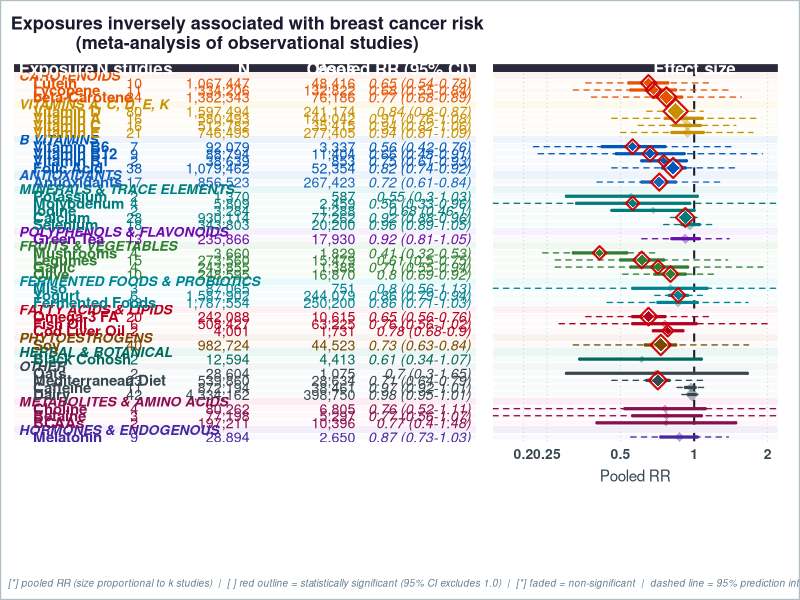
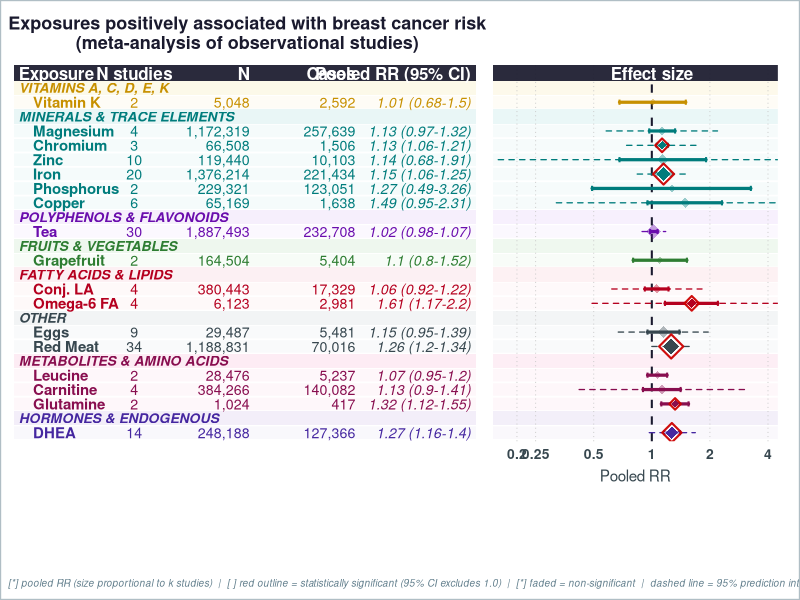
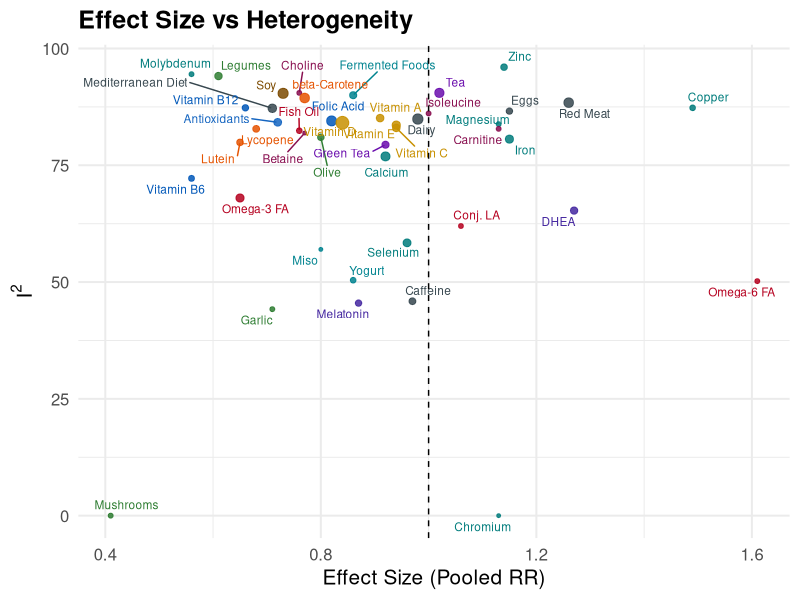
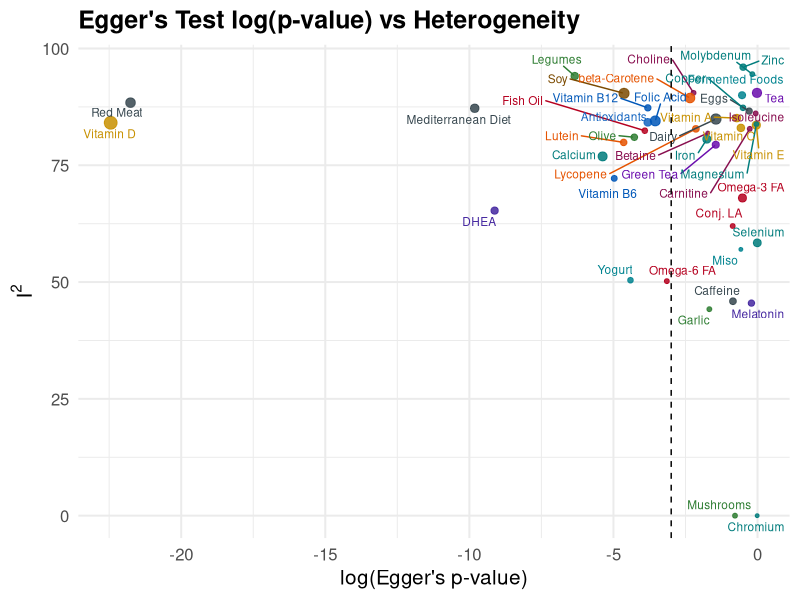

Recreate these plots in R, in order.
# =============================================================================
# Combined analysis plots — Forest plots + Scatter diagnostic plots
# Data: exposures_meta_analysis_final_combined.xlsx
# =============================================================================
setwd('C:/Users/mde4023/Downloads/MetaFemina/Plot')
library(tidyverse)
library(scales)
library(readxl)
library(stringr)
library(cowplot)
library(ggtext)
library(ggrepel)
library(patchwork)

for (pkg in c("ggtext", "cowplot", "ggrepel", "patchwork")) {
  if (!requireNamespace(pkg, quietly = TRUE)) install.packages(pkg)
}

output_dir <- "."
dir.create(output_dir, showWarnings = FALSE, recursive = TRUE)

# =============================================================================
# 1. Read & clean data
# ============================================================================= View(dat_clean)

raw <- read_excel("exposures_meta_analysis_final_combined.xlsx")

# Standardise column names
names(raw) <- c(
  "Exposure", "n_studies", "pooled_es_num",
  "ci_low", "ci_high",
  "pi_low", "pi_high",
  "I2", "eggers_p",
  "Total_N", "N_cases"
)

dat_clean <- raw %>%
  mutate(
    # Reconstruct a display string  "OR (low–high)" for the table column
    pooled_ci_lab = paste0(
      pooled_es_num,
      " (", ci_low, "-", ci_high, ")"
    ),
    N_lab     = comma(Total_N),
    Cases_lab = comma(N_cases),
    sig = ifelse((ci_high < 1 | ci_low > 1), "Significant", "Not significant"),
    direction = case_when(
      pooled_es_num < 1 ~ "Protective",
      pooled_es_num > 1 ~ "Harmful",
      TRUE              ~ "Neutral"
    )
  )

# =============================================================================
# 2. Group mapping, order & colour palettes  (unchanged from original)
# =============================================================================

group_map <- tribble(
  ~Exposure,                  ~Group,
  "eggs",                     "Other",
  "dairy",                    "Other",
  "red_meat",             "Other",
  "fermented_foods",          "Fermented Foods & Probiotics",
  "skyr",                     "Fermented Foods & Probiotics",
  "hemp_seeds",               "Fatty Acids & Lipids",
  "kefir",                    "Fermented Foods & Probiotics",
  "legumes",                  "Fruits & Vegetables",
  "chia_seeds",               "Fatty Acids & Lipids",
  "oats",                     "Other",
  "flax",                     "Phytoestrogens",
  "vitamin_b2",               "B Vitamins",
  "cesium",                   "Minerals & Trace Elements",
  "quercetin",                "Polyphenols & Flavonoids",
  "vitamin_b6",               "B Vitamins",
  "fish_oil",                 "Fatty Acids & Lipids",
  "grape",                    "Fruits & Vegetables",
  "lutein",                   "Carotenoids",
  "molybdenum",               "Minerals & Trace Elements",
  "garlic",                   "Fruits & Vegetables",
  "lycopene",                 "Carotenoids",
  "soy",                      "Phytoestrogens",
  "pantothenic_acid",         "B Vitamins",
  "resveratrol",              "Polyphenols & Flavonoids",
  "vitamin_a",                "Vitamins A, C, D, E, K",
  "vitamin_b1",               "B Vitamins",
  "mediterranean_diet",       "Other",
  "cod_liver_oil",            "Fatty Acids & Lipids",
  "antioxidants",             "Antioxidants",
  "betaine",                  "Metabolites & Amino Acids",
  "beta-carotene",            "Carotenoids",
  "choline",                  "Metabolites & Amino Acids",
  "magnesium",                "Minerals & Trace Elements",
  "olive",                    "Fruits & Vegetables",
  "vitamin_c",                "Vitamins A, C, D, E, K",
  "flaxseed",                 "Phytoestrogens",
  "iodine",                   "Minerals & Trace Elements",
  "green_tea",                "Polyphenols & Flavonoids",
  "mushrooms",                "Fruits & Vegetables",
  "calcium",                  "Minerals & Trace Elements",
  "copper",                   "Minerals & Trace Elements",
  "folic_acid",               "B Vitamins",
  "selenium",                 "Minerals & Trace Elements",
  "potassium",                "Minerals & Trace Elements",
  "vitamin_b12",              "B Vitamins",
  "tea",                      "Polyphenols & Flavonoids",
  "mineral_supplements",      "Minerals & Trace Elements",
  "papaya",                   "Fruits & Vegetables",
  "bcaas",                    "Metabolites & Amino Acids",
  "vitamin_e",                "Vitamins A, C, D, E, K",
  "vitamin_d",                "Vitamins A, C, D, E, K",
  "omega-3_fatty_acids",      "Fatty Acids & Lipids",
  "caffeine",                 "Other",
  "alcohol",                  "Other",
  "leucine",                  "Metabolites & Amino Acids",
  "iron",                     "Minerals & Trace Elements",
  "isoleucine",               "Metabolites & Amino Acids",
  "protein_intake",           "Metabolites & Amino Acids",
  "conjugated_linoleic_acid", "Fatty Acids & Lipids",
  "grapefruit",               "Fruits & Vegetables",
  "creatine",                 "Metabolites & Amino Acids",
  "chromium",                 "Minerals & Trace Elements",
  "glutamine",                "Metabolites & Amino Acids",
  "melatonin",                "Hormones & Endogenous",
  "vitamin_k",                "Vitamins A, C, D, E, K",
  "zinc",                     "Minerals & Trace Elements",
  "carnitine",                "Metabolites & Amino Acids",
  "dehydroepiandrosterone",   "Hormones & Endogenous",
  "cannabidiol",              "Herbal & Botanical",
  "phosphorus",               "Minerals & Trace Elements",
  "ginseng",                  "Herbal & Botanical",
  "vitamin_b3",               "B Vitamins",
  "omega-6_fatty_acids",      "Fatty Acids & Lipids",
  "ginkgo",                   "Herbal & Botanical",
  "coenzyme_q10",             "Antioxidants",
  "sauerkraut",               "Fermented Foods & Probiotics",
  "red_clover",               "Phytoestrogens",
  "black_cohosh",             "Herbal & Botanical",
  "n-acetylcysteine",         "Antioxidants",
  "miso",                     "Fermented Foods & Probiotics",
  "manganese",                "Minerals & Trace Elements",
  "yogurt",                   "Fermented Foods & Probiotics",
  "glucosamine",              "Metabolites & Amino Acids",
  "sage",                     "Herbal & Botanical",
  "pickled_vegetables",       "Fermented Foods & Probiotics",
  "lactobacillus",            "Fermented Foods & Probiotics"
)

group_order <- c(
  "Carotenoids",
  "Vitamins A, C, D, E, K",
  "B Vitamins",
  "Antioxidants",
  "Minerals & Trace Elements",
  "Polyphenols & Flavonoids",
  "Fruits & Vegetables",
  "Fermented Foods & Probiotics",
  "Fatty Acids & Lipids",
  "Phytoestrogens",
  "Herbal & Botanical",
  "Other",
  "Metabolites & Amino Acids",
  "Hormones & Endogenous"
)

group_colors <- c(
  "B Vitamins"               = "#0057B8",
  "Carotenoids"              = "#E55300",
  "Minerals & Trace Elements"= "#007C7C",
  "Fruits & Vegetables"      = "#2E7D32",
  "Vitamins A, C, D, E, K"     = "#C79000",
  "Polyphenols & Flavonoids" = "#6A0DAD",
  "Fermented Foods & Probiotics" = "#00838F",
  "Fatty Acids & Lipids"     = "#B5001F",
  "Phytoestrogens"           = "#7B4A00",
  "Other"                    = "#37474F",
  "Herbal & Botanical"       = "#00695C",
  "Metabolites & Amino Acids"= "#880E4F",
  "Hormones & Endogenous"    = "#4527A0",
  "Antioxidants"             = "#1565C0"
)

group_bg <- c(
  "B Vitamins"               = "#E3EEFA",
  "Carotenoids"              = "#FDEEE6",
  "Minerals & Trace Elements"= "#DFF2F2",
  "Fruits & Vegetables"      = "#E6F4E6",
  "Vitamins A, C, D, E, K"     = "#FBF6E0",
  "Polyphenols & Flavonoids" = "#F2E8FB",
  "Fermented Foods & Probiotics" = "#E0F7FA",
  "Fatty Acids & Lipids"     = "#FBEAED",
  "Phytoestrogens"           = "#F5EDE6",
  "Other"                    = "#ECEFF1",
  "Herbal & Botanical"       = "#E0F2EF",
  "Metabolites & Amino Acids"= "#FCE4EF",
  "Hormones & Endogenous"    = "#EDE7F6",
  "Antioxidants"             = "#E3EEF9"
)

missing_group_map <- setdiff(unique(dat_clean$Exposure), group_map$Exposure)
if (length(missing_group_map) > 0) {
  stop(
    "Missing exposure group mapping for: ",
    paste(sort(missing_group_map), collapse = ", ")
  )
}

# =============================================================================
# 3. Helper: pretty exposure labels
# =============================================================================

prettify_exposure <- function(x) {
  x %>%
    str_replace_all("_", " ") %>%
    str_to_title() %>%
    str_replace("Bcaas",                   "BCAAs") %>%
    str_replace("Beta-Carotene",            "beta-Carotene") %>%
    str_replace("Omega-3 Fatty Acids",      "Omega-3 FA") %>%
    str_replace("Omega-6 Fatty Acids",      "Omega-6 FA") %>%
    str_replace("Conjugated Linoleic Acid", "Conj. LA") %>%
    str_replace("Mineral Supplements",      "Minerals") %>%
    str_replace("Dehydroepiandrosterone",   "DHEA")
}

# =============================================================================
# 4. Forest plot helpers  (identical logic to original)
# =============================================================================

prepare_dat <- function(dat_clean, dir) {
  dat_clean %>%
    filter(n_studies > 1) %>%
    left_join(group_map, by = "Exposure") %>%
    mutate(
      Group          = replace_na(Group, "Other"),
      Exposure_label = prettify_exposure(Exposure),
      Group          = factor(Group, levels = group_order)
    ) %>%
    filter(direction == dir) %>%
    arrange(Group, pooled_es_num) %>%
    mutate(row = row_number())
}

build_plot_rows <- function(df) {
  groups_present <- df %>%
    group_by(Group) %>%
    summarise(n = n(), .groups = "drop") %>%
    arrange(match(Group, c(group_order, "Other")))
  
  plot_row   <- integer(nrow(df))
  label_rows <- list()
  current_row <- 1
  
  for (i in seq_len(nrow(groups_present))) {
    grp   <- as.character(groups_present$Group[i])
    n_grp <- groups_present$n[i]
    
    label_rows[[i]] <- tibble(plot_row = current_row, Group = grp, is_label = TRUE)
    current_row <- current_row + 1
    
    idx <- which(as.character(df$Group) == grp)
    plot_row[idx] <- seq(current_row, current_row + n_grp - 1)
    current_row <- current_row + n_grp
  }
  
  df$plot_row <- plot_row
  list(df = df, labels = bind_rows(label_rows), total_rows = current_row - 1)
}

# ---- Table panel ----
make_table_panel <- function(df, label_df, total_rows, title_text, fs = 3.8) {
  header_y <- 0
  y_lim    <- c(total_rows + 0.6, -0.65)
  
  ggplot() +
    geom_rect(data = df,
              aes(ymin = plot_row - 0.5, ymax = plot_row + 0.5,
                  xmin = -0.05, xmax = 4.75, fill = as.character(Group)),
              alpha = 0.30, inherit.aes = FALSE) +
    scale_fill_manual(values = group_bg, guide = "none") +
    geom_hline(yintercept = seq(0.5, total_rows + 0.5, 1),
               color = "white", linewidth = 0.6) +
    geom_rect(data = label_df,
              aes(ymin = plot_row - 0.5, ymax = plot_row + 0.5,
                  xmin = -0.05, xmax = 4.75, fill = Group),
              alpha = 0.70, inherit.aes = FALSE) +
    geom_text(data = label_df,
              aes(x = 0.0, y = plot_row, label = toupper(Group), color = Group),
              hjust = 0, size = fs - 0.3, fontface = "bold.italic", inherit.aes = FALSE) +
    scale_color_manual(values = group_colors, guide = "none") +
    geom_text(data = df,
              aes(x = 0.15, y = plot_row, label = Exposure_label,
                  color = as.character(Group)),
              hjust = 0, size = fs, fontface = "bold", inherit.aes = FALSE) +
    geom_text(data = df,
              aes(x = 1.2, y = plot_row, label = as.character(n_studies),
                  color = as.character(Group)),
              hjust = 0.5, size = fs - 0.2, inherit.aes = FALSE) +
    geom_text(data = df,
              aes(x = 2.4, y = plot_row, label = N_lab,
                  color = as.character(Group)),
              hjust = 1, size = fs - 0.2, inherit.aes = FALSE) +
    geom_text(data = df,
              aes(x = 3.5, y = plot_row, label = Cases_lab,
                  color = as.character(Group)),
              hjust = 1, size = fs - 0.2, inherit.aes = FALSE) +
    geom_text(data = df,
              aes(x = 4.7, y = plot_row, label = pooled_ci_lab,
                  color = as.character(Group)),
              hjust = 1, size = fs - 0.2, fontface = "italic", inherit.aes = FALSE) +
    annotate("rect",
             xmin = -0.05, xmax = 4.75, ymin = -0.60, ymax = 0.50,
             fill = "#1A1A2E", alpha = 0.93) +
    annotate("text", x = 0.0, y = header_y, label = "Exposure",
             hjust = 0, fontface = "bold", size = fs + 0.5, color = "white") +
    annotate("text", x = 1.2, y = header_y, label = "N studies",
             hjust = 0.5, fontface = "bold", size = fs + 0.5, color = "white") +
    annotate("text", x = 2.4, y = header_y, label = "N",
             hjust = 1, fontface = "bold", size = fs + 0.5, color = "white") +
    annotate("text", x = 3.5, y = header_y, label = "Cases",
             hjust = 1, fontface = "bold", size = fs + 0.5, color = "white") +
    annotate("text", x = 4.7, y = header_y, label = "Pooled RR (95% CI)",
             hjust = 1, fontface = "bold", size = fs + 0.5, color = "white") +
    scale_x_continuous(limits = c(-0.05, 4.8), expand = c(0, 0)) +
    scale_y_continuous(limits = y_lim, trans = "reverse", expand = c(0, 0)) +
    labs(title = title_text) +
    theme_void() +
    theme(
      plot.title      = element_text(face = "bold", hjust = 0.5, size = 13,
                                     color = "#1A1A2E", margin = margin(b = 8, t = 4)),
      plot.background = element_rect(fill = "white", color = NA),
      plot.margin     = margin(8, 4, 8, 10)
    )
}

# ---- Forest panel ----
make_forest_panel <- function(df, label_df, total_rows, xlim_max = 2.5, fs = 3.8) {
  header_y <- 0
  y_lim    <- c(total_rows + 0.6, -0.65)
  # Forest panel x-axis settings
  xlim_min <- 0.15
  x_breaks_all <- c(0.2, 0.25, 0.5, 1, 2, 4)
  x_breaks <- x_breaks_all[x_breaks_all >= xlim_min & x_breaks_all <= xlim_max]
  ggplot() +
    geom_rect(data = df,
              aes(ymin = plot_row - 0.5, ymax = plot_row + 0.5,
                  xmin = xlim_min, xmax = xlim_max, fill = as.character(Group)),
              alpha = 0.28, inherit.aes = FALSE) +
    scale_fill_manual(values = group_bg, guide = "none") +
    geom_hline(yintercept = seq(0.5, total_rows + 0.5, 1),
               color = "white", linewidth = 0.6) +
    geom_rect(data = label_df,
              aes(ymin = plot_row - 0.5, ymax = plot_row + 0.5,
                  xmin = xlim_min, xmax = xlim_max, fill = Group),
              alpha = 0.65, inherit.aes = FALSE) +
    geom_vline(xintercept = x_breaks[x_breaks != 1],
               color = "grey78", linewidth = 0.3, linetype = "dotted") +
    geom_vline(xintercept = 1,
               linetype = "dashed", linewidth = 0.7, color = "#1A1A2E") +
    # CI whiskers
    # CI whisker (main horizontal line)
    geom_segment(data = df,
                 aes(x    = pmax(ci_low,  xlim_min),
                     xend = pmin(ci_high, xlim_max),
                     y = plot_row, yend = plot_row,
                     color = as.character(Group)),
                 linewidth = 1.1, lineend = "round", inherit.aes = FALSE) +
    
    # Left end-cap tick — only draw if ci_low is within range
    geom_segment(data = df %>% filter(ci_low >= xlim_min),
                 aes(x = ci_low, xend = ci_low,
                     y = plot_row - 0.18, yend = plot_row + 0.18,
                     color = as.character(Group)),
                 linewidth = 0.7, inherit.aes = FALSE) +
    
    # Right end-cap tick — only draw if ci_high is within range
    geom_segment(data = df %>% filter(ci_high <= xlim_max),
                 aes(x = ci_high, xend = ci_high,
                     y = plot_row - 0.18, yend = plot_row + 0.18,
                     color = as.character(Group)),
                 linewidth = 0.7, inherit.aes = FALSE) +
    # Prediction interval whiskers (dashed, thinner) — only where available
    geom_segment(data = df %>% filter(!is.na(pi_low) & !is.na(pi_high)),
                 aes(x = pmax(pi_low, xlim_min), xend = pmin(pi_high, xlim_max),
                     y = plot_row, yend = plot_row,
                     color = as.character(Group)),
                 linewidth = 0.45, linetype = "dashed",
                 lineend = "round", inherit.aes = FALSE) +
    # Non-significant diamonds
    geom_point(data = df %>% filter(sig == "Not significant"),
               aes(x = pooled_es_num, y = plot_row,
                   color = as.character(Group), size = n_studies),
               shape = 18, alpha = 0.38, inherit.aes = FALSE) +
    # Significant: white halo + coloured diamond + red outline
    geom_point(data = df %>% filter(sig == "Significant"),
               aes(x = pooled_es_num, y = plot_row, size = n_studies * 1.9),
               shape = 18, color = "white", alpha = 0.55, inherit.aes = FALSE) +
    geom_point(data = df %>% filter(sig == "Significant"),
               aes(x = pooled_es_num, y = plot_row,
                   color = as.character(Group), size = n_studies),
               shape = 18, alpha = 1.0, inherit.aes = FALSE) +
    geom_point(data = df %>% filter(sig == "Significant"),
               aes(x = pooled_es_num, y = plot_row, size = n_studies * 0.9),
               shape = 5, color = "#CC0000", stroke = 1.1, alpha = 0.95,
               inherit.aes = FALSE) +
    # Header bar
    annotate("rect",
             xmin = xlim_min, xmax = xlim_max, ymin = -0.60, ymax = 0.50,
             fill = "#1A1A2E", alpha = 0.93) +
    annotate("text", x = 1, y = header_y, label = "Effect size", hjust = 0.5,
             fontface = "bold", size = fs + 0.5, color = "white") +
    scale_x_log10(
      limits = c(xlim_min, xlim_max),
      breaks = x_breaks,
      labels = as.character(x_breaks),
      expand = c(0, 0)
    )+
    scale_y_continuous(limits = y_lim, trans = "reverse", expand = c(0, 0)) +
    scale_color_manual(
      values = group_colors,
      name   = "Exposure group",
      guide  = guide_legend(
        ncol           = 5,
        override.aes   = list(shape = 15, size = 4.8, alpha = 1),
        title.position = "top",
        title.hjust    = 0,
        byrow          = TRUE
      )
    ) +
    scale_size_continuous(range = c(2.0, 6.5), guide = "none") +
    labs(x = "Pooled RR", y = NULL) +
    theme_minimal(base_size = 11) +
    theme(
      axis.text.y      = element_blank(),
      axis.ticks.y     = element_blank(),
      axis.text.x      = element_text(size = 10, color = "#37474F", face = "bold"),
      axis.title.x     = element_text(size = 11, color = "#37474F", margin = margin(t = 6)),
      panel.grid       = element_blank(),
      legend.position  = "bottom",
      legend.text      = element_text(size = 8.2,  color = "#1A1A2E"),
      legend.title     = element_text(size = 9.2, color = "#1A1A2E", face = "bold"),
      legend.key.size  = unit(0.48, "cm"),
      legend.spacing.x = unit(0.28, "cm"),
      legend.margin    = margin(t = 2, r = 0, b = 2, l = 0),
      plot.background  = element_rect(fill = "white", color = NA),
      plot.margin      = margin(8, 16, 8, 2)
    )
}

# ---- Caption ----
make_caption <- function(direction) {
  side <- if (direction == "Protective") {
    "RR < 1 = inversely associated with breast cancer risk."
  } else {
    "RR > 1 = positively associated with breast cancer risk."
  }
  paste0(
    "[*] pooled RR (size proportional to k studies)  |  ",
    "[ ] red outline = statistically significant (95% CI excludes 1.0)  |  ",
    "[*] faded = non-significant  |  dashed line = 95% prediction interval  |  "
  )
}

# ---- Compose & save ----
save_forest_figure <- function(direction, title_text, xlim_max, filename) {
  output_path <- file.path(output_dir, filename)
  df_raw     <- prepare_dat(dat_clean, direction)
  built      <- build_plot_rows(df_raw)
  df         <- built$df
  label_df   <- built$labels
  total_rows <- built$total_rows
  
  tbl        <- make_table_panel(df, label_df, total_rows, title_text)
  fst        <- make_forest_panel(df, label_df, total_rows, xlim_max)
  legend_grob <- get_legend(fst)
  fst_no_leg  <- fst + theme(legend.position = "none")
  
  caption_grob <- ggdraw() +
    draw_label(make_caption(direction),
               x = 0.01, hjust = 0, size = 7.2,
               color = "#607D8B", fontface = "italic")
  
  combined <- plot_grid(
    plot_grid(tbl, fst_no_leg,
              ncol = 2, rel_widths = c(1.55, 1),
              align = "h", axis = "tb"),
    legend_grob,
    caption_grob,
    ncol        = 1,
    rel_heights = c(1, 0.14, 0.07)
  )
  
  final <- ggdraw(combined) +
    draw_line(x = c(0, 1, 1, 0, 0),
              y = c(0, 0, 1, 1, 0),
              color = "#B0BEC5", linewidth = 0.8)
  
  ggsave(output_path,
         plot = final, width = 297, height = 250,
         units = "mm", device = "pdf", dpi = 300)
  message("Saved: ", output_path)
  invisible(final)
}

# =============================================================================
# 5. Scatter / diagnostic plots  (Plot.R style, adapted for new columns)
#    Two separate functions — one per plot
# =============================================================================

# Shared helper: build the filtered + labelled data frame
build_scatter_df <- function(dat_clean, min_studies = 2) {
  dat_clean %>%
    filter(n_studies > min_studies) %>%
    left_join(group_map, by = "Exposure") %>%
    mutate(
      Group          = replace_na(Group, "Other"),
      Group          = factor(Group, levels = group_order),
      exposure_label = prettify_exposure(Exposure),
      log_eggers_p   = log(eggers_p)   # natural log, same as original
    )
}

# ---- Plot 1: Effect Size vs I² ----
make_es_heterogeneity_plot <- function(dat_clean, min_studies = 2,
                                       filename = "plot_es_vs_heterogeneity.pdf") {
  output_path <- file.path(output_dir, filename)
  
  plot_df <- build_scatter_df(dat_clean, min_studies)
  
  p <- ggplot(plot_df,
              aes(x = pooled_es_num, y = I2, color = as.character(Group))) +
    geom_point(aes(size = n_studies), alpha = 0.85) +
    geom_text_repel(aes(label = exposure_label), size = 3, max.overlaps = 20) +
    geom_vline(xintercept = 1, linetype = "dashed") +
    scale_color_manual(values = group_colors, guide = "none") +
    scale_size_continuous(range = c(1, 4), name = "Number of studies") +
    labs(
      title = "Effect Size vs Heterogeneity",
      x     = "Effect Size (Pooled RR)",
      y     = expression(I^2)
    ) +
    theme_minimal(base_size = 15) +
    theme(
      legend.position = "none",
      plot.title      = element_text(face = "bold")
    )
  
  ggsave(output_path,
         plot = p, width = 210, height = 210,
         units = "mm", device = "pdf", dpi = 300)
  message("Saved: ", output_path)
  invisible(p)
}

# ---- Plot 2: log(Egger's p-value) vs I² ----
make_eggers_heterogeneity_plot <- function(dat_clean, min_studies = 2,
                                           filename = "plot_eggers_vs_heterogeneity.pdf") {
  output_path <- file.path(output_dir, filename)
  
  plot_df <- build_scatter_df(dat_clean, min_studies) %>%
    filter(!is.na(log_eggers_p))
  
  p <- ggplot(plot_df,
              aes(x = log_eggers_p, y = I2, color = as.character(Group))) +
    geom_point(aes(size = n_studies), alpha = 0.85) +
    geom_text_repel(aes(label = exposure_label), size = 3, max.overlaps = 20) +
    geom_vline(xintercept = log(0.05), linetype = "dashed") +   # log(0.05) ≈ -2.996
    scale_color_manual(values = group_colors, guide = "none") +
    scale_size_continuous(range = c(1, 4), name = "Number of studies") +
    labs(
      title = "Egger's Test log(p-value) vs Heterogeneity",
      x     = "log(Egger's p-value)",
      y     = expression(I^2)
    ) +
    theme_minimal(base_size = 15) +
    theme(
      legend.position = "none",
      plot.title      = element_text(face = "bold")
    )
  
  ggsave(output_path,
         plot = p, width = 210, height = 210,
         units = "mm", device = "pdf", dpi = 300)
  message("Saved: ", output_path)
  invisible(p)
}

# =============================================================================
# 6. Render all figures
# =============================================================================

save_forest_figure(
  direction  = "Protective",
  title_text = "Exposures inversely associated with breast cancer risk\n(meta-analysis of observational studies)",
  xlim_max   = 2.2,
  filename   = "forest_protective.pdf"
)

save_forest_figure(
  direction  = "Harmful",
  title_text = "Exposures positively associated with breast cancer risk\n(meta-analysis of observational studies)",
  xlim_max   = 4.5,
  filename   = "forest_harmful.pdf"
)

make_es_heterogeneity_plot(
  dat_clean   = dat_clean,
  min_studies = 2,
  filename    = "plot_es_vs_heterogeneity.pdf"
)

make_eggers_heterogeneity_plot(
  dat_clean   = dat_clean,
  min_studies = 2,
  filename    = "plot_eggers_vs_heterogeneity.pdf"
)

message("All figures saved to: ", getwd())
